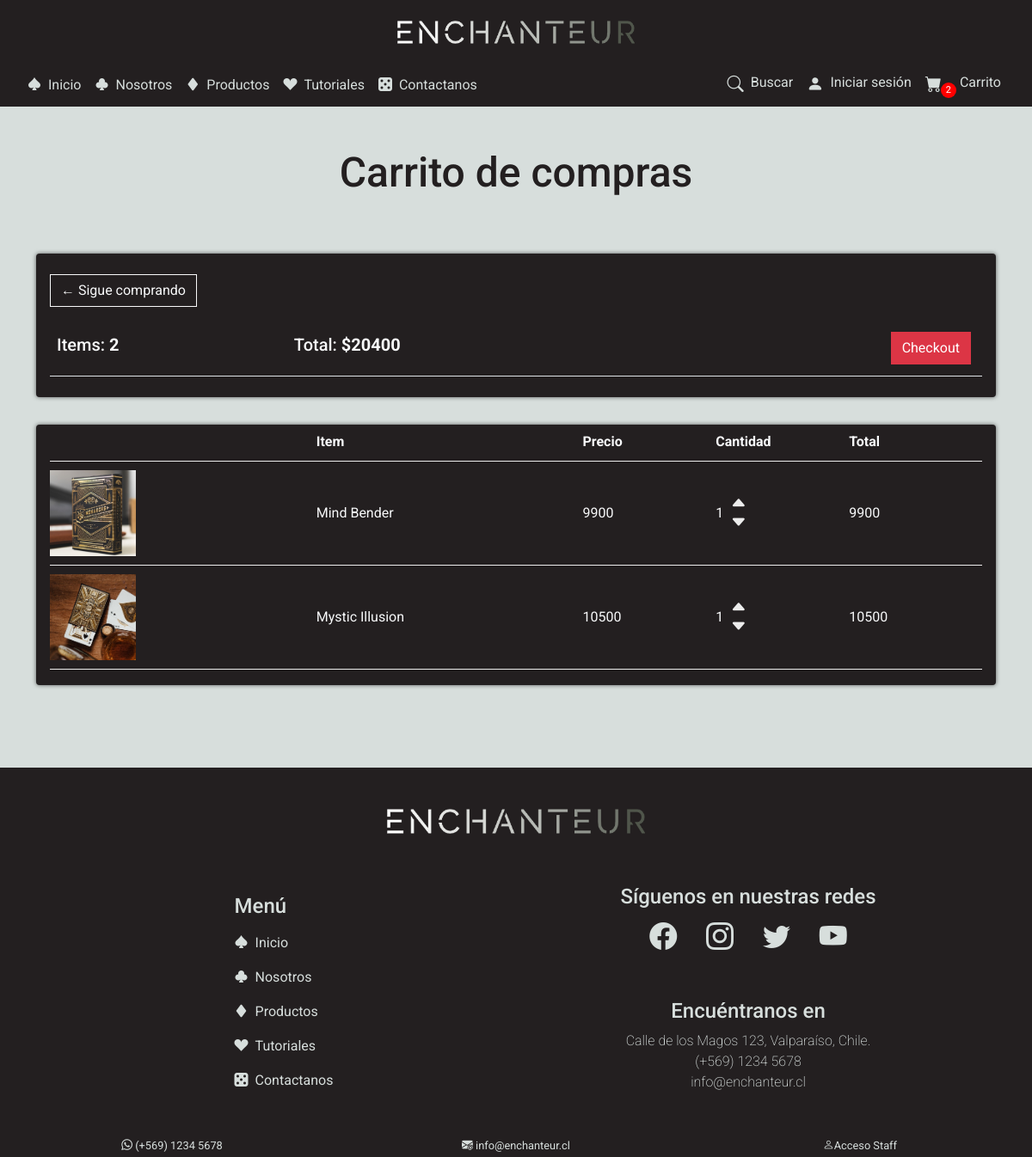
The app's page /cart/ (signed in), older data.
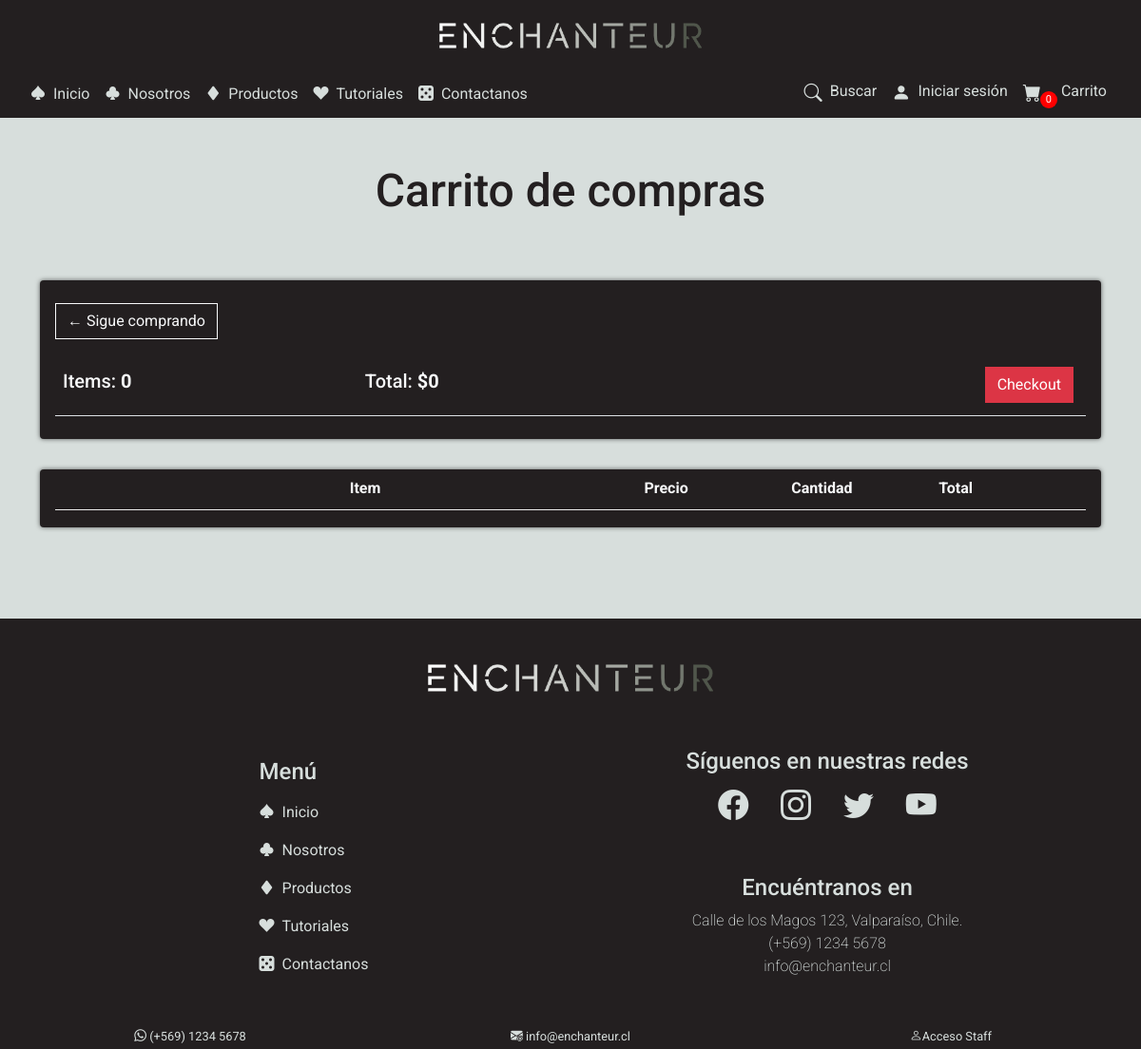
The same page, newer data.
### store/models.py (models this page shows, shortened)
class Order(models.Model):
    customer = models.ForeignKey(Customer, on_delete=models.SET_NULL, null=True, blank=True)
    data_orderd = models.DateTimeField(auto_now_add= True),
    complete = models.BooleanField(default=False, null=True, blank=False)
    transaction_id = models.CharField(max_length = 200, null=True)
    @property
    def get_cart_total(self):
        orderitems = self.orderitem_set.all()
        total = sum([item.get_total for item in orderitems])
        return total
    @property
    def get_cart_items(self):
        orderitems = self.orderitem_set.all()
        total = sum([item.quantity for item in orderitems])
        return total

class OrderItem(models.Model):
    product = models.ForeignKey(Product, on_delete=models.SET_NULL, null=True, blank=True)
    order = models.ForeignKey(Order,on_delete=models.SET_NULL, null=True, blank=True)
    quantity = models.IntegerField(default=0, null=True, blank=True)
    data_added = models.DateTimeField(auto_now_add= True)
    @property
    def get_total(self):
        total = self.product.price * self.quantity
        return total

class Product(models.Model):
    name = models.CharField(max_length = 200, null=True)
    description = models.CharField(max_length = 200, null=True)
    price = models.IntegerField()
    image = models.ImageField(null=True, blank=True)

### store/views.py (the view)
# urls.py: path('cart/', views.cart, name="cart"),
def cart(request):
    if request.user.is_authenticated:
        customer = request.user.customer
        order, created = Order.objects.get_or_create(customer = customer, complete = False)
        items = order.orderitem_set.all()
        cartItems = order.get_cart_items
    else:
        cookieData = cookieCart(request)
        cartItems = cookieData['cartItems']
        order = cookieData['order']
        items = cookieData['items']
    context = {'items':items, 'order':order, 'cartItems': cartItems}
    return render(request, 'store/cart.html', context)

### store/templates/store/cart.html
{% extends 'store/main.html' %}
{% load static %}
{% block content %}
<div class="bg-products py-5">
    <div class="container">
        <div class="row">
            <div class="col-12">
                <h1 class="text-center title-dark">
                    Carrito de compras
                </h1>
            </div>
        </div>
    </div>
    <div class="container content-container py-lg-5">
        <div class="row">
            <div class="col-lg-12">
                <div class="box-element resumen-compra">
                    <div class="button-productos my-3">
                        <a class="btn btn-outline-light" href="{% url 'store' %}">&#x2190; Sigue comprando</a>
                    </div>
                    <table class="table">
                        <tr>
                            <th class="vertical-align">
                                <h5 class="text-light">Items: <strong>{{order.get_cart_items}}</strong></h5>
                            </th>
                            <th class="vertical-align">
                                <h5 class="text-light">Total:<strong> ${{order.get_cart_total}}</strong></h5>
                            </th>
                            <th>
                                <a style="float:right; margin:5px;" class="btn btn-danger"
                                    href="{% url 'checkout' %}">Checkout</a>
                            </th>
                        </tr>
                    </table>
                </div>
                <div class="box-element">
                    <div class="cart-row">
                        <div class="text-light vertical-align" style="flex:2"></div>
                        <div class="text-light vertical-align" style="flex:2"><strong>Item</strong></div>
                        <div class="text-light vertical-align" style="flex:1"><strong>Precio</strong></div>
                        <div class="text-light vertical-align" style="flex:1"><strong>Cantidad</strong></div>
                        <div class="text-light vertical-align" style="flex:1"><strong>Total</strong></div>
                    </div>
                    <div class="cart-row">
                        <div style="flex:2"><img class="row-image" src="{{item.product.image.url}}"></div>
                        <div class="text-light categoria-tabla-checkout" style="flex:2">
                            <p class="m-0">{{item.product.name}}</p>
                        </div>
                        <div class="text-light categoria-tabla-checkout" style="flex:1">
                            <p class="m-0">{{item.product.price}}</p>
                        </div>
                        <div style="flex:1" class="categoria-tabla-checkout categ-quantity">
                            <p class="quantity text-light m-0">{{item.quantity}}</p>
                            <div class="quantity">
                                <i class="bi bi-caret-up-fill cantidad-up-down update-cart" data-product="{{item.product.id}}"
                                data-action="add"></i>
                                <i class="bi bi-caret-down-fill cantidad-up-down update-cart" data-product="{{item.product.id}}"
                                data-action="remove"></i>
                            </div>
                        </div>
                        <div class="text-light categoria-tabla-checkout" style="flex:1">
                            <p class="m-0">{{item.get_total}}</p>
                        </div>
                    </div>
                </div>
            </div>
        </div>
    </div>
</div>
{% endblock %}

### store/templates/store/main.html (shortened to what this page needs)
{% load static %}
<!DOCTYPE html>
<html lang="es">
<head>
    <link rel="stylesheet" href="{% static 'assets/css/reset.css' %}" />
    <link rel="stylesheet" href="{% static 'assets/css/normalize.css' %}" />
    <link rel="stylesheet" href="https://cdn.jsdelivr.net/npm/bootstrap-icons@1.10.4/font/bootstrap-icons.css">
    <link rel="stylesheet" href="{% static 'assets/css/style.css' %}" />
    <link rel="stylesheet" href="{% static 'assets/css/pages/products/products-main.css' %}">
    <link rel="stylesheet" href="{% static 'assets/css/custom.css' %}">
    <link rel="stylesheet" href="{% static 'assets/css/elements/buttons.css' %}">
    <link rel="stylesheet" href="{% static 'assets/css/header.css' %}">
    <link rel="stylesheet" href="{% static 'assets/css/nav/navbar.css' %}">
    <link rel="stylesheet" href="{% static 'assets/css/nav/offcanvasNavbar.css' %}">
    <link rel="stylesheet" href="{% static 'assets/css/footer/footer.css' %}">
    <link rel="stylesheet" href="{% static 'assets/css/typography/title.css' %}">
    <link rel="stylesheet" href="{% static 'assets/css/typography/lead.css' %}">
</head>
<body>
    <header>
        <div class="contact-bar container-fluid text-center py-1 fixed-bottom">
            <div class="row align-items-center">
                <div class="header-contact col">
                    <i class="icon-header bi bi-whatsapp"></i>
                    <a href="https://wa.me/56912345678" aria-label="Chatea por WhatsApp">(+569) 1234 5678</a>
                </div>
                <div class="header-contact col">
                    <i class="icon-header bi bi-envelope-at-fill"></i>
                    <a href="mailto:info@enchanteur.cl">
                        info@enchanteur.cl
                    </a>
                </div>
                <div class="header-contact accesoStaff col">
                    {% if user.is_authenticated %}
                    <a href="{% url 'manageView' %}" class="icon-header bi bi-person">Acceso Staff</a>
                    {% else %}
                    <a href="{% url 'admin:index' %}" class="icon-header bi bi-person">Acceso Staff</a>
                    {% endif %}
                </div>
            </div>
        </div>
        <a class="logo container-fluid justify-content-center  d-flex py-2" href="{% url 'home' %}">
            <img class="img-fluid" src="{% static 'assets/img/enchanteur-full-logo.png' %}" alt="Logo de Enchanteur">
        </a>
    </header>
    <nav class="navbar
navbar-expand-lg navbar-dark" id="navbar-top">
        <div class="container-fluid px-lg-4">
            <div class="nav-menu d-none d-lg-flex">
                <ul class="nav navbar-nav">
                    <li class="nav-item">
                        <a class="nav-link d-flex gap-2" aria-current="page" href="{% url 'home' %}"><i
                                class="bs bi-suit-spade-fill"></i>
                            Inicio</a>
                    </li>
                    <li class="nav-item">
                        <a class="nav-link d-flex gap-2" aria-current="page" href="{% url 'home' %}"><i
                                class="bs bi-suit-club-fill"></i>Nosotros</a>
                    </li>
                    <li class="nav-item">
                        <a class="nav-link d-flex gap-2" aria-current="Productos" href="{% url 'store' %}"><i
                                class="bs bi-suit-diamond-fill"></i>Productos</a>
                    </li>
                    <li class="nav-item">
                        <a class="nav-link d-flex gap-2" aria-current="page" href="{% url 'home' %}"><i
                                class="bs bi-suit-heart-fill"></i>Tutoriales</a>
                    </li>
                    <li class="nav-item">
                        <a class="nav-link d-flex gap-2" aria-current="page" href="{% url 'contact' %}"><i
                                class="bs bi-dice-5-fill"></i>Contactanos</a>
                    </li>
                </ul>
            </div>
            <div class="nav-shop me-1">
                <ul class="nav-shop navbar-nav flex-row gap-3 gap-lg-0">
                    <li class="nav-item">
                        <a class="nav-link d-flex gap-2" href="#"><i class="bs bi-search"></i>
                            <span class="d-none d-lg-flex">Buscar</span></a>
                    </li>
                    <li class="nav-item">
                        <a class="nav-link d-none d-lg-flex gap-2" href="{% url 'login' %}"><i
                                class="bs bi-person-fill"></i>
                            <span class="d-none d-lg-flex">Iniciar sesión</span></a>
                    </li>
                    <li class="nav-item">
                        <a class="nav-link d-flex gap-1" id="nav-link-cart" href="{% url 'cart' %}">
                            <i class="bs bi-cart-fill"></i>
                            <div>
                                <span id="cart-total">{{cartItems}}</span>
                            </div>
                            <div>
                                <span class="d-none d-lg-flex" id="cart-link-text">Carrito</span>
                            </div>
                        </a>
                    </li>
                </ul>
            </div>
        </div>
    </nav>
    {% block content %}
    {% endblock content %}
    <footer>
        <div class="container-fluid p-5">
            <div class="navbar-brand logo-footer d-flex justify-content-center mb-5">
                <img class="img-fluid" src="{% static 'assets/img/enchanteur-full-logo.png' %}" alt="Logo" width="300">
            </div>
            <div class="footer-content container-fluid text-center">
                <div class="nav-menu-footer d-none d-lg-flex justify-content-center col">
                    <div>
                        <h1 class="footer-title text-start">Menú</h1>
                        <ul class="nav navbar-nav">
                            <li class="nav-item">
                                <a class="nav-link d-flex gap-2" aria-current="page" href="pages\login.html"><i
                                        class="bs bi-suit-spade-fill"></i>
                                    Inicio</a>
                            </li>
                            <li class="nav-item">
                                <a class="nav-link d-flex gap-2" aria-current="page" href="#aboutus"><i
                                        class="bs bi-suit-club-fill"></i>Nosotros</a>
                            </li>
                            <li class="nav-item">
                                <a class="nav-link d-flex gap-2" aria-current="page" href="#carouselProducts"><i
                                        class="bs bi-suit-diamond-fill"></i>Productos</a>
                            </li>
                            <li class="nav-item">
                                <a class="nav-link d-flex gap-2" aria-current="page" href="#carouselTutorials"><i
                                        class="bs bi-suit-heart-fill"></i>Tutoriales</a>
                            </li>
                            <li class="nav-item">
                                <a class="nav-link d-flex gap-2" aria-current="page" href="pages/contact.html"><i
                                        class="bs bi-dice-5-fill"></i>Contactanos</a>
                            </li>
                        </ul>
                    </div>
                </div>
                <div class="footer-info d-lg-flex col">
                    <div class="rss">
                        <h1 class="footer-title text-center text-lg-start">Síguenos en nuestras redes</h1>
                        <div class="footer-rss d-flex justify-content-evenly">
                            <a href="#"><i class="bs bi-facebook"></i></a>
                            <a href="#"><i class="bs bi-instagram"></i></a>
                            <a href="#"><i class="bs bi-twitter"></i></a>
                            <a href="#"><i class="bs bi-youtube"></i></a>
                        </div>
                    </div>
                    <div class="info">
                        <h1 class="footer-title text-center">Encuéntranos en</h1>
                        <p>Calle de los Magos 123, Valparaíso, Chile.
                            <br>
                            (+569) 1234 5678
                            <br>
                            info@enchanteur.cl
                        </p>
                    </div>
                </div>
            </div>
    </footer>
</body>
</html>

Row changes from the older to the newer data that the page shows:
removed OrderItem: product.image (picture), product.name "Mind Bender", product.price "9900", quantity "1", get_total "9900"
removed OrderItem: product.image (picture), product.name "Mystic Illusion", product.price "10500", quantity "1", get_total "10500"
computed for Order: get_cart_items "2" → "0"; get_cart_total "20400" → "0"
Text that changed along with them:
{{ cartItems }}: "2" → "0"
